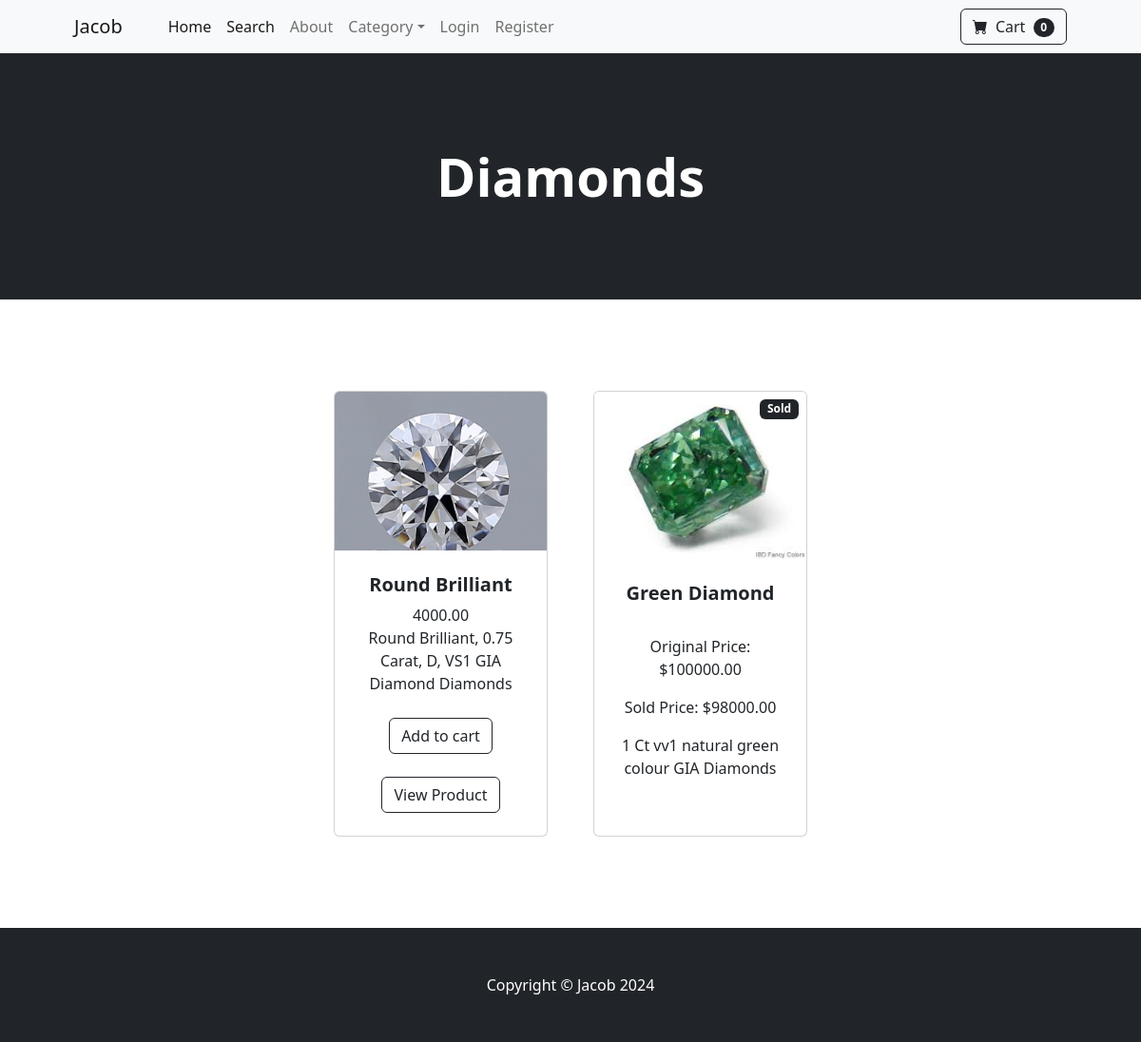
Page /category/Diamonds on the committed database.
### store/models.py (models this page shows, shortened)
class Category(models.Model):
    name=models.CharField(max_length=50)
    def __str__(self):
        return self.name

class Product(models.Model):
    name=models.CharField(max_length=50)
    price = models.DecimalField(default=0, decimal_places=2, max_digits=20)
    category= models.ForeignKey(Category,on_delete=models.CASCADE, default=1)
    description=models.CharField(max_length=250,default='',blank=True,null=True)
    image=models.ImageField(upload_to='uploads/product/')
    is_sale=models.BooleanField(default=False)
    sale_price= models.DecimalField(default=0, decimal_places=2, max_digits=20)
    is_sold=models.BooleanField(default=False)
    sold_price=models.DecimalField(default=0, decimal_places=2, max_digits=20)

### store/views.py (the view)
# urls.py: path('category/<str:foo>',views.category ,name='category'),
def category(request,foo):
    foo= foo.replace('-','')
    try:
        category= Category.objects.get(name=foo)
        products=Product.objects.filter(category=category)
        return render(request,'category.html',{'products':products, 'category': category})
    except:
        return redirect('/')

### cart/cart.py (called while the page is built)
    def __len__(self):
        return len(self.cart)

### cart/context_processors.py (called while the page is built)
def cart(request):
    return {'cart': Cart(request)}

### store/templates/category.html (shortened to what this page needs)
{% extends 'base.html' %}
{% load socialaccount %}
{% block content %}
        <header class="bg-dark py-5">
            <div class="container px-4 px-lg-5 my-5">
                <div class="text-center text-white">
                    <h1 class="display-4 fw-bolder">{{category}}</h1>
                </div>
            </div>
        </header>
        <section class="py-5">
            <div class="container px-4 px-lg-5 mt-5">
                <div class="row gx-4 gx-lg-5 row-cols-2 row-cols-md-3 row-cols-xl-4 justify-content-center">
                    {% for product in products %}
                    {% if not product.is_sale and not product.is_sold %}
                      <div class="col mb-5">
                        <div class="card h-100">
                          {% if product.image %}
                            <img class="card-img-top" src="{{ product.image.url }}" alt="..." />
                          {% else %}
                            <p>No image available.</p>
                          {% endif %}
                          <div class="card-body p-4">
                            <div class="text-center">
                              <h5 class="fw-bolder">{{ product.name }}</h5>
                              {{ product.price }}
                              <br />
                              {{ product.description }}
                              {{ product.category }}
                            </div>
                          </div>
                          <div class="card-footer p-4 pt-0 border-top-0 bg-transparent">
                            <div class="text-center">
                              <a class="btn btn-outline-dark mt-auto" href="#">Add to cart</a>
                            </div>
                            <br/>
                            <div class="text-center"><a class="btn btn-outline-dark mt-auto" href="{% url 'product' product.id %}">View Product</a></div>
                          </div>
                        </div>
                      </div>
                    {% else %}
                      {% if product.is_sold %}
                        <div class="col mb-5">
                            <div class="card h-100">
                                <div class="badge bg-dark text-white position-absolute" style="top: 0.5rem; right: 0.5rem">Sold</div>
                                {% if product.image %}
                                <img class="card-img-top" src="{{product.image.url}}" alt="..." />
                                {% else %}
                                <p>No image available.</p>
                                 {% endif %}
                            <div class="card-body p-4">
                              <div class="text-center">
                                <h5 class="fw-bolder">{{ product.name }}</h5>
                                <br />
                                <p>Original Price: ${{ product.price }}</p>
                                <p>Sold Price: ${{ product.sold_price }}</p>
                                {{ product.description }}
                                {{ product.category }}
                              </div>
                            </div>
                          </div>
                        </div>
                      {% endif %}
                    {% endif %}
                  {% endfor %}
        </section>
        {% endblock %}

### store/templates/base.html (shortened to what this page needs)
{% load static%}
<!DOCTYPE html>
<html lang="en">
    <head>
        <link href="https://cdn.jsdelivr.net/npm/bootstrap-icons@1.5.0/font/bootstrap-icons.css" rel="stylesheet" />
        <link href="{% static 'css/styles.css'%}" rel="stylesheet" />
    </head>
    <body>
        {% include 'navbar.html' %}
         {% block content %}
         {% endblock %}
        <footer class="py-5 bg-dark">
            <div class="container"><p class="m-0 text-center text-white">Copyright &copy; Jacob 2024</p></div>
        </footer>
    </body>
</html>

### store/templates/navbar.html (shortened to what this page needs)
<nav class="navbar navbar-expand-lg navbar-light bg-light">
    <div class="container px-4 px-lg-5">
        <a class="navbar-brand" href="{% url 'home' %}">Jacob</a>
        <div class="collapse navbar-collapse" id="navbarSupportedContent">
            <ul class="navbar-nav me-auto mb-2 mb-lg-0 ms-lg-4">
                <li class="nav-item"><a class="nav-link active" aria-current="page" href="{% url 'home' %}">Home</a></li>
                <li class="nav-item"><a class="nav-link active" aria-current="page" href="{% url 'search' %}">Search</a></li>
                <li class="nav-item"><a class="nav-link" href="{% url 'about' %}">About</a></li>
                 <li class="nav-item dropdown">
                    <a class="nav-link dropdown-toggle" id="navbarDropdown" href="#" role="button" data-bs-toggle="dropdown" aria-expanded="false">Category</a>
                </li>
                {% if user.is_authenticated %}
                <li class="nav-item dropdown">
                    <a class="nav-link dropdown-toggle" id="navbarDropdown" href="#" role="button" data-bs-toggle="dropdown" aria-expanded="false">Profile</a>
                    <ul class="dropdown-menu" aria-labelledby="navbarDropdown">
                        <li><a class="dropdown-item" href="{% url 'update_user' %}">User Profile</a></li>
                        <li><hr class="dropdown-divider" /></li>
        <li><a class="dropdown-item" href="{% url 'update_info'  %}">User Info</a></li>
                                    </ul>
                                </li>
                <li class="nav-item"><a class="nav-link" href="{% url 'logout' %}">Logout</a></li>
                {% else %}
                <li class="nav-item"><a class="nav-link" href="{% url 'login' %}">Login</a></li>
                <li class="nav-item"><a class="nav-link" href="{% url 'register' %}">Register</a></li>
                {% endif %}
            </ul>
            <form class="d-flex">
                <a href="{% url 'cart_summary' %}" class="btn btn-outline-dark"><i class="bi-cart-fill me-1"></i>
                    Cart
                    <span class="badge bg-dark text-white ms-1 rounded-pill" id="cart_quantity">{{cart| length}}</span>
                </a>
            </form>
        </div>
    </div>
</nav>

### rows in the picture
Category: name "Diamonds"
Product: image (picture), name "Round Brilliant", price "4000.00", description "Round Brilliant, 0.75 Carat, D, VS1 GIA Diamond", category "Diamonds"
Product: image (picture), name "Green Diamond", price "100000.00", sold_price "98000.00", description "1 Ct vv1 natural green colour GIA", category "Diamonds"

### other values in the picture
{{ cart| length }} "0"
